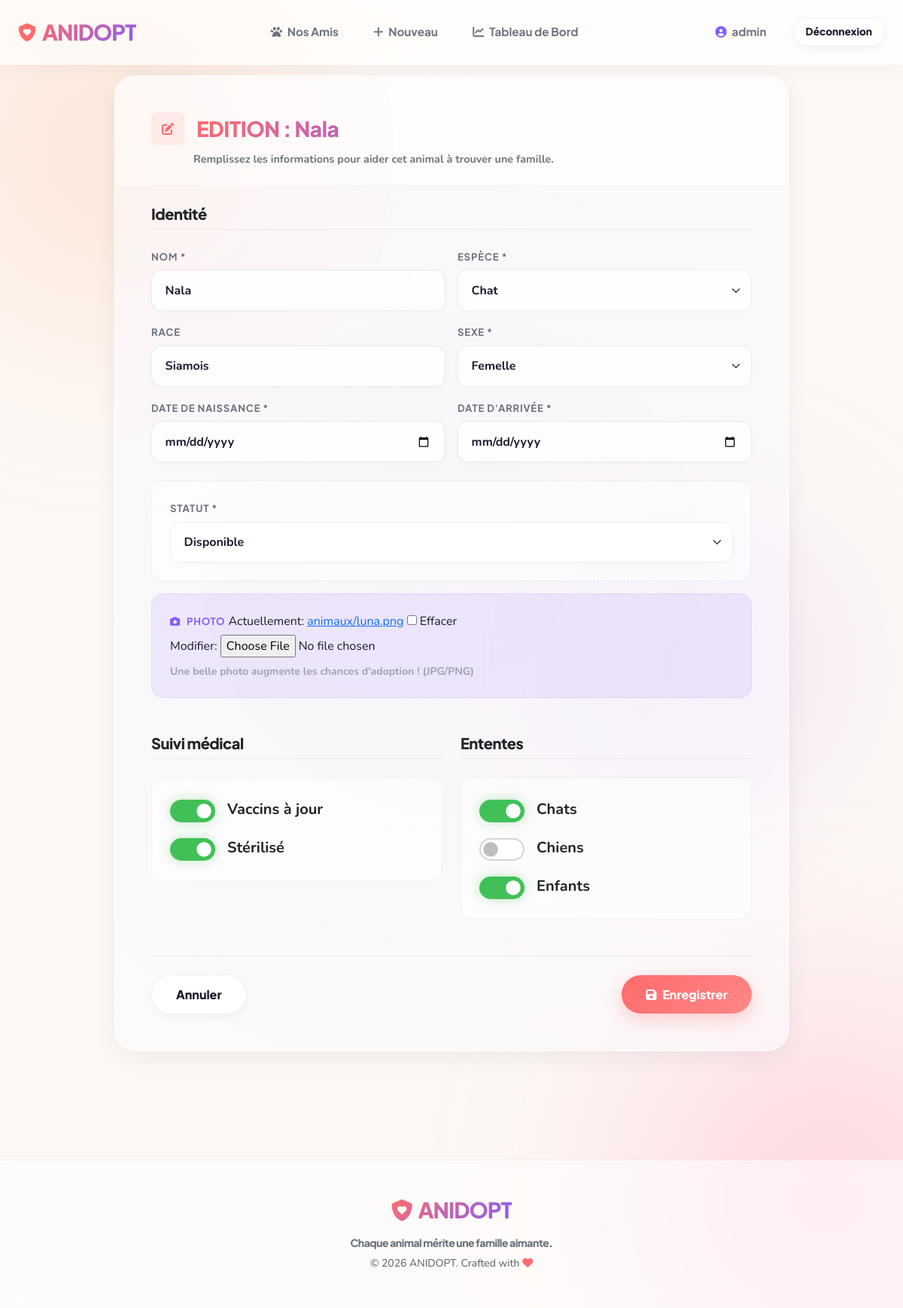
Page /animal/11/modifier/ (signed in) on the committed database.
### refuge/models.py (models this page shows, shortened)
class Animal(models.Model):
    STATUT_CHOICES = [
        ('Disponible', 'Disponible'),
        ('En soin', 'En soin'),
        ('Adopté', 'Adopté'),
        ('En famille d\'accueil', 'En famille d\'accueil'),
    ]
    SEXE_CHOICES = [
        ('M', 'Mâle'),
        ('F', 'Femelle'),
    ]
    nom = models.CharField(max_length=100, verbose_name="Nom de l'animal")
    espece = models.ForeignKey(Espece, on_delete=models.CASCADE, related_name='animaux', verbose_name="Espèce")
    race = models.CharField(max_length=100, blank=True, verbose_name="Race")
    sexe = models.CharField(max_length=1, choices=SEXE_CHOICES, default='M', verbose_name="Sexe")
    date_naissance_estimee = models.DateField(verbose_name="Date de naissance estimée")
    photo = models.ImageField(upload_to='animaux/', blank=True, null=True, verbose_name="Photo de l'animal")
    vaccine = models.BooleanField(default=False, verbose_name="Vacciné")
    sterilise = models.BooleanField(default=False, verbose_name="Stérilisé")
    compatibilite_chats = models.BooleanField(default=False, verbose_name="Entente Chats")
    compatibilite_chiens = models.BooleanField(default=False, verbose_name="Entente Chiens")
    compatibilite_enfants = models.BooleanField(default=False, verbose_name="Entente Enfants")
    statut = models.CharField(max_length=50, choices=STATUT_CHOICES, default='Disponible', verbose_name="Statut")
    date_arrivee = models.DateField(default=timezone.now, verbose_name="Date d'arrivée")
    class Meta:
        verbose_name_plural = "Animaux"

### refuge/views.py (the view)
# urls.py: path('animal/<int:pk>/modifier/', views.animal_update, name='animal_update'),
@login_required
def animal_update(request, pk):
    animal = get_object_or_404(Animal, pk=pk)
    if request.method == 'POST':
        form = AnimalForm(request.POST, request.FILES, instance=animal)
        if form.is_valid():
            form.save()
            messages.success(request, f"Les données de {animal.nom} ont été mises à jour.")
            return redirect('animal_detail', pk=animal.pk)
    else:
        form = AnimalForm(instance=animal)
    return render(request, 'refuge/animal_form.html', {'form': form, 'title': f'EDITION : {animal.nom}'})

### refuge/forms.py
class AnimalForm(forms.ModelForm):
    class Meta:
        model = Animal
        fields = '__all__'
        widgets = {
            'nom': forms.TextInput(attrs={'class': 'form-control'}),
            'espece': forms.Select(attrs={'class': 'form-select'}),
            'race': forms.TextInput(attrs={'class': 'form-control'}),
            'sexe': forms.Select(attrs={'class': 'form-select'}),
            'date_naissance_estimee': forms.DateInput(attrs={'type': 'date', 'class': 'form-control'}),
            'vaccine': forms.CheckboxInput(attrs={'class': 'form-check-input'}),
            'sterilise': forms.CheckboxInput(attrs={'class': 'form-check-input'}),
            'compatibilite_chats': forms.CheckboxInput(attrs={'class': 'form-check-input'}),
            'compatibilite_chiens': forms.CheckboxInput(attrs={'class': 'form-check-input'}),
            'compatibilite_enfants': forms.CheckboxInput(attrs={'class': 'form-check-input'}),
            'statut': forms.Select(attrs={'class': 'form-select'}),
            'date_arrivee': forms.DateInput(attrs={'type': 'date', 'class': 'form-control'}),
        }

### refuge/models.py (called while the page is built)
    def __str__(self):
        return self.nom_espece

### refuge/templates/refuge/animal_form.html (shortened to what this page needs)
{% extends 'refuge/base.html' %}
{% block content %}
<div class="row justify-content-center reveal">
    <div class="col-lg-10">
        <div class="glass-panel p-0 overflow-hidden mb-5 position-relative">
            <div class="bg-blob blob-accent"></div>
            <div style="position: relative; z-index: 1;">
            <div class="p-5 pb-4" style="background: rgba(255,255,255,0.4); border-bottom: 1.5px solid rgba(0,0,0,0.04);">
                <div class="d-flex align-items-center mb-2">
                    <div class="d-flex align-items-center justify-content-center rounded-3 me-3" style="width: 44px; height: 44px; background: var(--primary-light);">
                        <i class="fa-solid fa-pen-to-square" style="color: var(--primary);"></i>
                    </div>
                    <h1 class="fs-3 text-dark mb-0 tech-font fw-black" style="background: linear-gradient(135deg, var(--primary), var(--accent)); background-size: 200% auto; -webkit-background-clip: text; -webkit-text-fill-color: transparent; animation: shine 5s linear infinite;">{{ title }}</h1>
                </div>
                <p class="text-secondary fw-bold mt-2 mb-0 ms-5 ps-2" style="font-size: 0.9rem;">Remplissez les informations pour aider cet animal à trouver une famille.</p>
            </div>
            <div class="p-5 pt-4">
                <form method="post" enctype="multipart/form-data">
                    <div class="mb-5">
                        <h5 class="text-dark mb-4 pb-2 tech-font" style="border-bottom: 1.5px solid rgba(0,0,0,0.06);">Identité</h5>
                        <div class="row g-3">
                            <div class="col-md-6">
                                <label class="form-label">Nom *</label>
                                {{ form.nom }}
                            </div>
                            <div class="col-md-6">
                                <label class="form-label">Espèce *</label>
                                {{ form.espece }}
                            </div>
                            <div class="col-md-6">
                                <label class="form-label">Race</label>
                                {{ form.race }}
                            </div>
                            <div class="col-md-6">
                                <label class="form-label">Sexe *</label>
                                {{ form.sexe }}
                            </div>
                            <div class="col-md-6">
                                <label class="form-label">Date de naissance *</label>
                                {{ form.date_naissance_estimee }}
                            </div>
                            <div class="col-md-6">
                                <label class="form-label">Date d'arrivée *</label>
                                {{ form.date_arrivee }}
                            </div>
                            <div class="col-12">
                                <div class="p-4 rounded-4 mt-2" style="background: rgba(255,255,255,0.5); border: 1.5px dashed rgba(0,0,0,0.08);">
                                    <label class="form-label" style="color: var(--text-secondary);">Statut *</label>
                                    {{ form.statut }}
                                </div>
                            </div>
                            <div class="col-12">
                                <div class="p-4 rounded-4" style="background: var(--accent-light); border: 1.5px dashed rgba(132,94,247,0.2);">
                                    <label class="form-label" style="color: var(--accent);"><i class="fa-solid fa-camera me-2"></i>Photo</label>
                                    {{ form.photo }}
                                    <div class="small mt-2 fw-bold" style="color: var(--text-muted);">Une belle photo augmente les chances d'adoption ! (JPG/PNG)</div>
                                </div>
                            </div>
                        </div>
                    </div>
                    <div class="row g-4">
                        <div class="col-md-6">
                            <h5 class="text-dark mb-4 pb-2 tech-font" style="border-bottom: 1.5px solid rgba(0,0,0,0.06);">Suivi médical</h5>
                            <div class="p-4 rounded-4" style="background: rgba(255,255,255,0.5); border: 1.5px solid rgba(0,0,0,0.04);">
                                <div class="form-check form-switch fs-5 mb-3 d-flex align-items-center">
                                    {{ form.vaccine }}
                                    <label class="form-check-label ms-3 fw-bold text-dark" for="{{ form.vaccine.id_for_label }}">Vaccins à jour</label>
                                </div>
                                <div class="form-check form-switch fs-5 d-flex align-items-center">
                                    {{ form.sterilise }}
                                    <label class="form-check-label ms-3 fw-bold text-dark" for="{{ form.sterilise.id_for_label }}">Stérilisé</label>
                                </div>
                            </div>
                        </div>
                        <div class="col-md-6">
                            <h5 class="text-dark mb-4 pb-2 tech-font" style="border-bottom: 1.5px solid rgba(0,0,0,0.06);">Ententes</h5>
                            <div class="p-4 rounded-4" style="background: rgba(255,255,255,0.5); border: 1.5px solid rgba(0,0,0,0.04);">
                                <div class="form-check form-switch fs-5 mb-3 d-flex align-items-center">
                                    {{ form.compatibilite_chats }}
                                    <label class="form-check-label ms-3 fw-bold text-dark" for="{{ form.compatibilite_chats.id_for_label }}">Chats</label>
                                </div>
                                <div class="form-check form-switch fs-5 mb-3 d-flex align-items-center">
                                    {{ form.compatibilite_chiens }}
                                    <label class="form-check-label ms-3 fw-bold text-dark" for="{{ form.compatibilite_chiens.id_for_label }}">Chiens</label>
                                </div>
                                <div class="form-check form-switch fs-5 d-flex align-items-center">
                                    {{ form.compatibilite_enfants }}
                                    <label class="form-check-label ms-3 fw-bold text-dark" for="{{ form.compatibilite_enfants.id_for_label }}">Enfants</label>
                                </div>
                            </div>
                        </div>
                    </div>
                    <div class="d-flex justify-content-between align-items-center mt-5 pt-4" style="border-top: 1.5px solid rgba(0,0,0,0.06);">
                        <a href="javascript:history.back()" class="btn btn-outline-supreme">Annuler</a>
                        <button type="submit" class="btn btn-supreme"><i class="fa-solid fa-floppy-disk me-2"></i>Enregistrer</button>
                    </div>
                </form>
            </div>
            </div>
        </div>
    </div>
</div>
{% endblock content %}

### refuge/templates/refuge/base.html (shortened to what this page needs)
{% load static %}
<!DOCTYPE html>
<html lang="fr" data-bs-theme="light">
<head>
    <link href="https://cdn.jsdelivr.net/npm/bootstrap@5.3.0/dist/css/bootstrap.min.css" rel="stylesheet">
    <link rel="stylesheet" href="https://cdnjs.cloudflare.com/ajax/libs/font-awesome/6.4.0/css/all.min.css">
    <link rel="stylesheet" href="{% static 'css/style.css' %}">
</head>
<body>
    <div class="glow-orb orb-1"></div>
    <div class="glow-orb orb-2"></div>
    <div class="glow-orb orb-3"></div>
    <nav class="navbar navbar-expand-md fixed-top navbar-supreme">
        <div class="container-fluid px-4 py-2">
            <a class="navbar-brand d-flex align-items-center" href="{% url 'animal_list' %}">
                <i class="fa-solid fa-shield-heart me-2 fs-4" style="color: var(--primary);"></i>
                <span class="brand-text">ANIDOPT</span>
            </a>
            <div class="collapse navbar-collapse" id="navbarCollapse">
                <ul class="navbar-nav mx-auto mb-2 mb-md-0">
                    <li class="nav-item mx-1">
                        <a class="nav-link" href="{% url 'animal_list' %}"><i class="fa-solid fa-paw me-1"></i> Nos
                            Amis</a>
                    </li>
                    {% if user.is_authenticated %}
                    <li class="nav-item mx-1">
                        <a class="nav-link" href="{% url 'animal_create' %}"><i class="fa-solid fa-plus me-1"></i>
                            Nouveau</a>
                    </li>
                    <li class="nav-item mx-1">
                        <a class="nav-link" href="{% url 'dashboard' %}"><i class="fa-solid fa-chart-line me-1"></i>
                            Tableau de Bord</a>
                    </li>
                    {% endif %}
                </ul>
                <ul class="navbar-nav mb-2 mb-md-0 align-items-center">
                    {% if user.is_authenticated %}
                    <li class="nav-item me-3">
                        <span class="nav-link"><i class="fa-solid fa-circle-user me-1"
                                style="color: var(--accent);"></i> {{ user.username }}</span>
                    </li>
                    <li class="nav-item">
                        <form method="post" action="{% url 'logout' %}" class="d-inline">
                            <button type="submit" class="btn btn-outline-supreme py-2 px-3"
                                style="font-size: 0.85rem;">Déconnexion</button>
                        </form>
                    </li>
                    {% else %}
                    <li class="nav-item">
                        <a class="btn btn-supreme py-2 px-4" href="{% url 'login' %}"><i
                                class="fa-solid fa-lock me-2"></i>Espace Bénévole</a>
                    </li>
                    {% endif %}
                </ul>
            </div>
        </div>
    </nav>
    <main class="container-fluid px-4 px-lg-5 pb-5">
        <div class="container-xl">
            {% block content %}
            {% endblock content %}
        </div>
    </main>
    <footer class="mt-5 py-5" style="background: var(--bg-glass); backdrop-filter: blur(14px);">
        <div class="container text-center">
            <h4 class="mb-3 brand-text d-inline-block">
                <i class="fa-solid fa-shield-heart me-2" style="color: var(--primary);"></i>ANIDOPT
            </h4>
            <p class="text-secondary mb-1 tech-font small">Chaque animal mérite une famille aimante.</p>
            <span class="text-muted small">© 2026 ANIDOPT. Crafted with <i class="fa-solid fa-heart"
                    style="color: var(--primary);"></i></span>
        </div>
    </footer>
</body>
</html>

### rows in the picture
Animal: nom "Nala", espece "Chat", race "Siamois", sexe "Femelle", statut "Disponible", vaccine "☑", sterilise "☑", compatibilite_chats "☑", compatibilite_enfants "☑"

### other values in the picture
{{ user.username }} "admin"
{{ title }} "EDITION : Nala"
